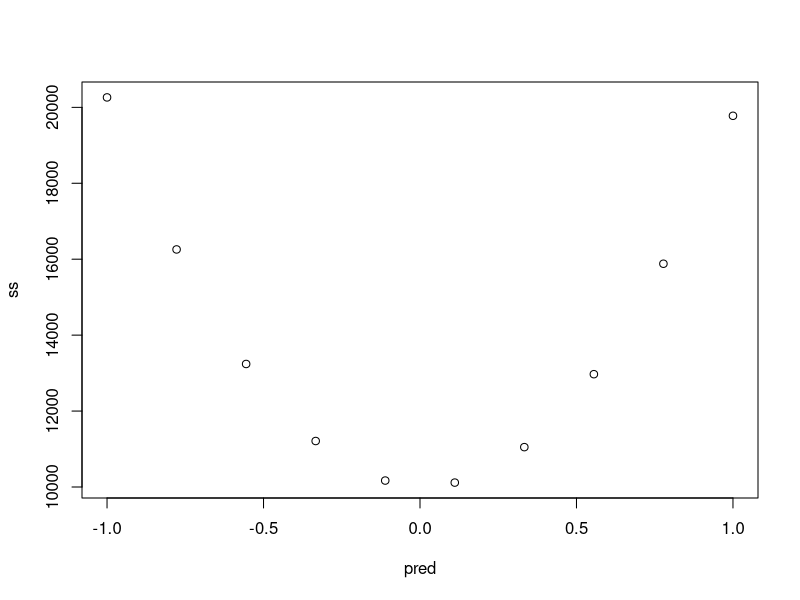

Recreate this plot in R. (Note: this script raises an error after producing the figure.)

#simulate data

y <- rnorm(10000)
mean(y)

ss <- c()
pred <- seq(-1,1,length.out = 10)
for (i in pred) {
  res <- sum((i - y)^2)
  ss <- c(ss, res)
}
ss
frame <- 1:length(ss)
my_df <-data.frame(pred,ss)

plot(pred,ss)

library(gganimate)

#animate the predictions appearing
a <- my_df %>%
  ggplot(aes(pred,ss, group = pred)) +
  geom_point(size = 5) +
  theme_minimal() +
  labs(x = 'our prediction', y = 'how much we miss (sum of squares)') +
  transition_reveal(along = pred)
animate(a)


my_df %>%
  ggplot(aes(pred,ss)) +
  geom_point(size = 5) +
  theme_minimal() +
  labs(x = 'our prediction', y = 'how much we miss (sum of squares)') +
  transition_time(pred) +
  shadow_mark(past = T, future=F, alpha=0.9)



# testing datasets ####
library(tidyverse)
d <- data("midwest")
glimpse(midwest)


table(midwest$state)


midwest %>%
  group_by(state)%>%
  reframe(q_10 = quantile(midwest$area, c(.1, .5, .9))) %>%
  


quantile(midwest[which(midwest$state == "IN"),]$area, c(.1,.5,.9))



list_q <- tapply(midwest$percadultpoverty, midwest$state, quantile, c(.1,.5,.9))

df_q <- data.frame()
df_q <- bind_rows(list_q[[1]], list_q[[2]], list_q[[3]], list_q[[4]], list_q[[5]])
colnames(df_q) <- c("q_10", "q_50", "q_90")

plot(1:5, df_q$q_10, ylim = c(0,20), type = "l", col = 2, lwd = 2, lty = 2)
lines(1:5, df_q$q_50, col = 4, lwd = 2, lty = 1)
lines(1:5, df_q$q_90, col = 2, lwd = 2, lty = 2)
axis(side = 3, at = 1:5, labels = unique(midwest$state))
